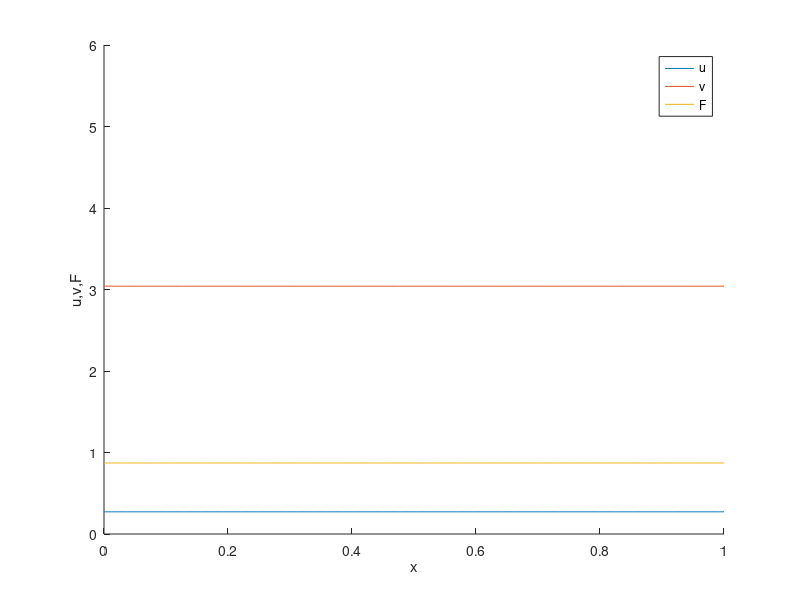

Reproduce this figure in MATLAB. (Note: this script raises an error after producing the figure.)
% Finite difference simulation for the extended 
% wave pinning model in one spatial dimension

%% Numerics parameters
drawperframe=50; % update the animation once per 50 iterations
nx=400; % number of spatial discretization points
dx=1/nx;
T=2; % total time for the simulation
dt=0.0002; % time discretization
nt=T/dt+1;
nFrame=ceil((T/dt)/drawperframe);

%% Model parameters
LL=10^2; delta=0.01; k0=1.5*LL; gamma=30*LL; n=3; eta=15*LL;
c=0; theta=5.5*LL; alpha=1.5*LL;
s=18*LL; epsilon=0.1; kn=24*LL; ks=7.5*LL;

%% Set up

f = @(u,v,F) (k0+gamma.*u.^n./(1 + u.^n)).*v - (eta+s*F./(1 + F)).*u;

% the unique equilibrium
u0=alpha/theta;
f0=u0*kn/ks;
v0=(c*alpha+(eta+s*f0/(1+f0))*u0)/(k0+gamma*u0^n/(1+u0^n));

x=linspace(0,1,nx)';
u=zeros(nx,1); v=zeros(nx,1); F=zeros(nx,1);

o=ones(nx,1);
A=spdiags([o -2*o o],[-1 0 1],nx,nx);
A(1,1)=-1; % for no-flux BC
A(nx,nx)=-1;
A=A/(dx^2); % A is the discrete Laplacian

%% initial conditions
u=u0*((rand(size(u)))*0.2+0.9);
v(:)=v0;
F(:)=f0;

%% Set up figure
fig=figure();
xlabel('x'); ylabel('u,v,F');
axis([0 1 0 6]);

uu=zeros(nFrame,nx); %for plotting kymographs
vv=zeros(nFrame,nx);
ff=zeros(nFrame,nx);

%% Main solver
th=0.5; % 0: forward Euler, 0.5: Crank-Nicolson, 1: backward Euler
Tu=speye(nx)-th*dt*delta*A;
Tv=speye(nx)-th*dt*A;
for ti=1:1:nt
    if (mod(ti, drawperframe) == 1)
        cla;
        iFrame=(ti-1)/drawperframe+1;
        hold on;
        plot(x,u); plot(x,v); plot(x,F);
        legend('u','v','F');
        hold off;
        drawnow
        uu(iFrame,:)=u;
        vv(iFrame,:)=v;
        ff(iFrame,:)=F;
    end
    
    urhs = u + dt*(f(u,v,F) + (1-th)*delta*A*u - c*theta*u);
    unew = Tu\urhs;
    
    vrhs = v + dt*(-f(u,v,F) + (1-th)*A*v + c*alpha);
    vnew = Tv\vrhs;
    
    Fnew = F +(dt*epsilon)*(kn*u - ks*F);
    F=Fnew; u=unew; v=vnew;
end

fig_pos=[200,200,500,500];
figu=plot_kymograph(uu, fig_pos, T);
figv=plot_kymograph(vv, fig_pos, T);
figF=plot_kymograph(ff, fig_pos, T);
